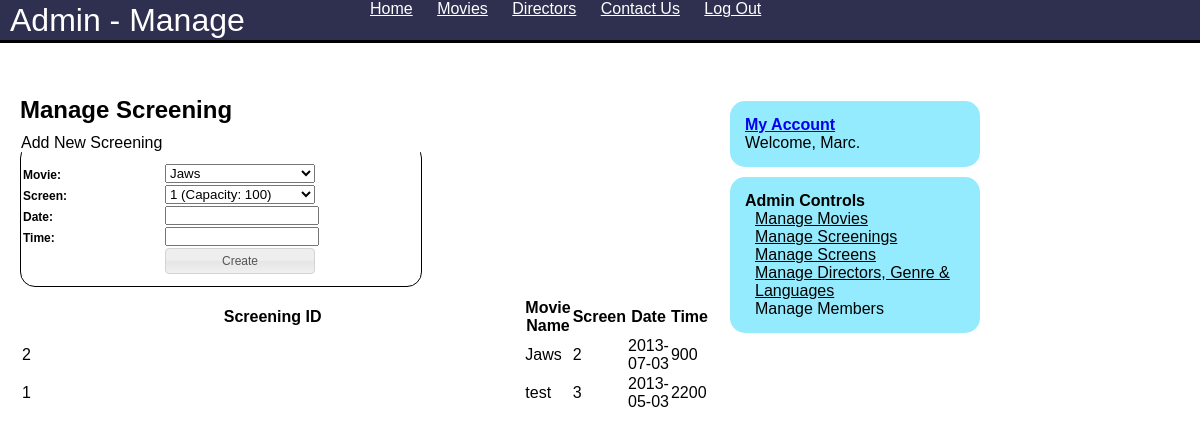
Screenshot of /managescreenings.php (signed in) with the database file from the repository.
### tables this page shows
CREATE TABLE IF NOT EXISTS `movie_screening` (
  `ScreeningID` int(11) NOT NULL AUTO_INCREMENT,
  `MovieID` int(11) NOT NULL,
  `ScreenID` int(11) NOT NULL,
  `Date` date NOT NULL,
  `Time` int(11) NOT NULL,
  PRIMARY KEY (`ScreeningID`),
  KEY `MovieID` (`MovieID`,`ScreenID`),
  KEY `MovieID_2` (`MovieID`,`ScreenID`),
  KEY `ScreenID` (`ScreenID`)
);

CREATE TABLE IF NOT EXISTS `movies` (
  `MovieID` int(11) NOT NULL AUTO_INCREMENT,
  `Name` varchar(255) NOT NULL,
  `Description` text NOT NULL,
  `Cast` text NOT NULL,
  `ReleaseDate` date NOT NULL,
  `duration` int(11) NOT NULL,
  `GenreID` int(11) NOT NULL,
  `DirectorID` int(11) NOT NULL,
  `LanguageID` int(11) NOT NULL,
  PRIMARY KEY (`MovieID`),
  KEY `GenreID` (`GenreID`,`DirectorID`,`LanguageID`),
  KEY `DirectorID` (`DirectorID`),
  KEY `LanguageID` (`LanguageID`)
);

### Classes/DB.php (called while the page is built, shortened)
<?php
	class DB {
		private $conn;
		private static $obj;
		private $DB_HOST = 'localhost';
		private $DB_PASS = '';
		private $DB_USER = 'root';
		public function __construct() {
			$this->conn = mysql_connect($this->DB_HOST, $this->DB_USER, $this->DB_PASS) or die(mysql_error());
		}
		public static function getInstance() {
			if (self::$obj == null)
				self::$obj = new DB;
			return self::$obj;
		}
		public function getArrayFromDB($Sql){
			try{
				unset($toReturn);
				if ($this->conn != null) {
						$results = mysql_query($Sql) or die(mysql_error());
						$toReturn = array();
						while ($row = mysql_fetch_assoc($results)) {
							array_push($toReturn,$row);
						}
					} else {
						throw new Exception('No DB Connection');
					}
					return $toReturn;
			} catch (Exception $e) {
			}
		}
		public function getDataRow($sql){
			try{
				$result = mysql_query($sql) or die(mysql_error());
				return mysql_fetch_array($result);
			}catch (Exeception $e){
			}
		}
	}
?>

### App.php (called while the page is built, shortened)
<?php
	require_once('Classes/DB.php');
	require_once('Classes/Page.php');
	class App {
		public static function getDB() {
			return DB::getInstance();
		}
	}
?>

### Classes/Movie.php (called while the page is built, shortened)
<?php
require_once('App.php');
class Movie {
	function __construct($Name = "", $Description = "", $Cast = "", $GenreID = "", $DirectorID = "", $LanguageID = "", $ReleaseDate = "", $duration = "") {
		$this->conn = App::getDB();
	}
	public function populateId($MovieID){
		$sql = "SELECT * FROM movies WHERE MovieID = '".mysql_real_escape_string($MovieID)."'";
		$row = $this->conn->getDataRow($sql);
	}
	public function getRow($row){
		$this->Name = $row['Name'];
	}
}
?>

### Classes/MovieScreening.php (called while the page is built, shortened)
<?php
require_once('App.php');
class MovieScreening {
	function __construct($MovieID = "", $ScreenID = "", $Date = "", $Time = "") {
		$this->conn = App::getDB();
	}
	public function populateId($ScreeningID){
		$sql = "SELECT * FROM movie_screening WHERE ScreeningID = '".mysql_real_escape_string($ScreeningID)."'";
		$row = $this->conn->getDataRow($sql);
	}
	public function getRow($row){
		$this->ScreenID = $row['ScreenID'];
		$this->Date = $row['Date'];
		$this->Time = $row['Time'];
	}
}
?>

### managescreenings.php (the view, shortened to what this page needs)
<?php
	require_once('App.php');
	require_once('Classes/MovieScreening.php');
	require_once('Classes/Movie.php');
?>
<h2>Manage Screening</h2>
<?php
	$screeningArr = App::getDB()->getArrayFromDB("SELECT ScreeningID FROM Movie_Screening");
		foreach($screeningArr as $arr) {
			$screening = new MovieScreening();
			$screening->populateId($arr['ScreeningID']);
			$movie = new Movie();
			$movie->populateId($screening->MovieID);
			$screeningHtml .= "<tr id=\"".$arr['ScreeningID']."\">" . PHP_EOL;
			$screeningHtml .= "	<td>".$arr['ScreeningID']."</td>" . PHP_EOL;
			$screeningHtml .= "	<td>".$movie->Name."</td>" . PHP_EOL;
			$screeningHtml .= "	<td>".$screening->ScreenID."</td>" . PHP_EOL;
			$screeningHtml .= "	<td>".$screening->Date."</td>" . PHP_EOL;
			$screeningHtml .= "	<td>".$screening->Time."</td>" . PHP_EOL;
			$screeningHtml .= "</tr>" . PHP_EOL;
		}
		$movieArray = App::getDB()->getArrayFromDB("SELECT MovieID, Name from Movies");
		foreach($movieArray as $row) {
			$movieDDL .= '<option value="'.$row['MovieID'].'" '.$selected.'>'.$row['Name'].'</option>';
		}
			$screenArray = App::getDB()->getArrayFromDB("SELECT ScreenID, NoRows, NoColumns from Screens");
		foreach($screenArray as $row) {
			$screenDDL .= '<option value="'.$row['ScreenID'].'" '.$selected.'>'.$row['ScreenID'].' (Capacity: '.($row['NoRows']*$row['NoColumns']).')</option>';
		}
?>
<fieldset>
	<legend>Add New Screening</legend>
	<form id="createScreenFrm"  method="post" action="?do=create">
		<table style="width:300px;">
			<tr>
				<td><label for="MovieID">Movie:</label></td>
				<td><select name="MovieID">
						<?=$movieDDL?>
					</select>
				</td>
			</tr>
			<tr>
				<td><label for="ScreenID">Screen:</label></td>
				<td><select name="ScreenID">
						<?=$screenDDL?>
					</select>
				</td>
			</tr>
			<tr>
						<td><label for="Date">Date:</label></td>
						<td><input id="Date" name="Date"  type="text" value="<?=$_POST['Date'] ?>"  title="Enter the date in the format DD/MM/YYYY" /></td>
					</tr>
					<tr>
						<td><label for="Time">Time:</label></td>
						<td><input id="Time" name="Time"  type="text" value="<?=$_POST['Time'] ?>"  title="Enter the time in 24 hour clock" /></td>
					</tr>
			<tr><td></td><td><input type="submit" id="submitBtn" value="Create" /></td></tr>
		</table>
	</form>
</fieldset>
<table id="screenList">
	<thead>
		<tr>
			<th>Screening ID</th>
			<th>Movie Name</th>
			<th>Screen</th>
			<th>Date</th>
			<th>Time</th>
		</tr>
	</thead>
	<tbody>
		<?=$screeningHtml;?>
	</tbody>
</table>

### style.css (style rules this page uses)
* { font-family: Arial; width:100%; margin:0; padding:0; }
input { width:150px; }
select { width:150px; }
table { margin:10px 0 10px 0; }
label { font-weight:bold; font-size:12px; }
.ui-button { font-size:12px!important; }
fieldset { border:1px solid #000; -moz-border-radius: 15px; border-radius: 15px; margin:10px 0 0 0; width:400px; }

### rows the page displays
movie_screening: ScreeningID "2", MovieID.Name "Jaws", ScreenID "2", Date "2013-07-03", Time "900"
movie_screening: ScreeningID "1", MovieID.Name "test", ScreenID "3", Date "2013-05-03", Time "2200"

### other values shown
$this->title "Admin - Manage Screening"
$member->forename "Marc"
form field MovieID "Jaws"
form field ScreenID "1 (Capacity: 100)"
